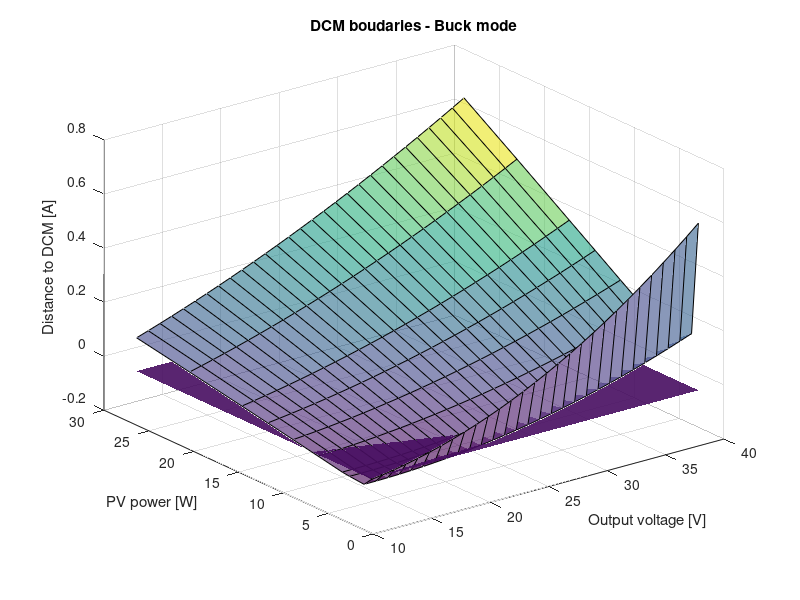

Write MATLAB code to recreate this figure.
%ANALYSIS OF DCM BOUNDARY CONDITIONS FOR NIBBB
% For BUCK
irrad = [0.1 0.08 0.06 0.05 0.04 0.03 0.02 0.015 0.01 0.005];
P = [26.37 20.47 14.64 11.76 8.93 6.14 3.45 2.64 1.01 0.25];
Vin = [38.25 37.78 37.15 36.70 36.12 35.25 33.65 31.9 25.7 13.0];
Vout = 10: 1: 38;
D = zeros(size(P,2), size(Vout,2));
DCM = zeros(size(P,2), size(Vout,2));
for i = 1 : size(P,2)
    for j = 1 : size(Vout,2)
        D(i,j) = Vout(j)/Vin(i);
    end
end

T = 1/50e3;
L = 1.3e-3;
Ipv = P ./ Vin;

for i = 1 : size(P,2)
    for j = 1 : size(Vout,2)
        Iavg = Ipv(i) * D(i,j);
        Iripple = (Vin(i) - Vout(j)) * D(i,j) * T / L;
        DCM(i,j) = Iavg - (Iripple/2);
    end
end


DCM;

surf(Vout, P, DCM, 'FaceAlpha',0.6);

hold on

surf(Vout,P,zeros(size(P,2),size(Vout,2)),'FaceAlpha',0.9, 'EdgeColor', 'none');
title('DCM boudaries - Buck mode');

xlabel('Output voltage [V]');

%ylabel('PV power [W]');
ylabel('PV power [W]');


zlabel('Distance to DCM [A]');

hold off
